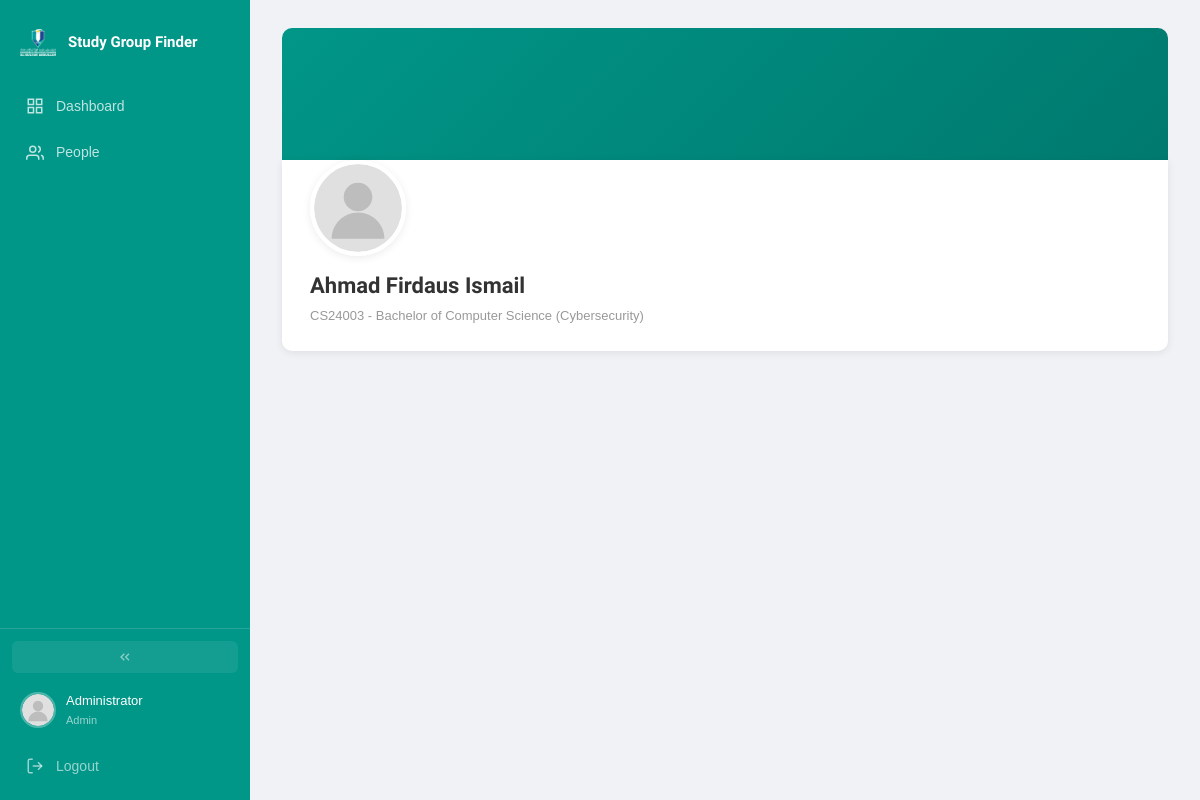
Before: /php/profile/view.php?id=8 (signed in) with the older database file.
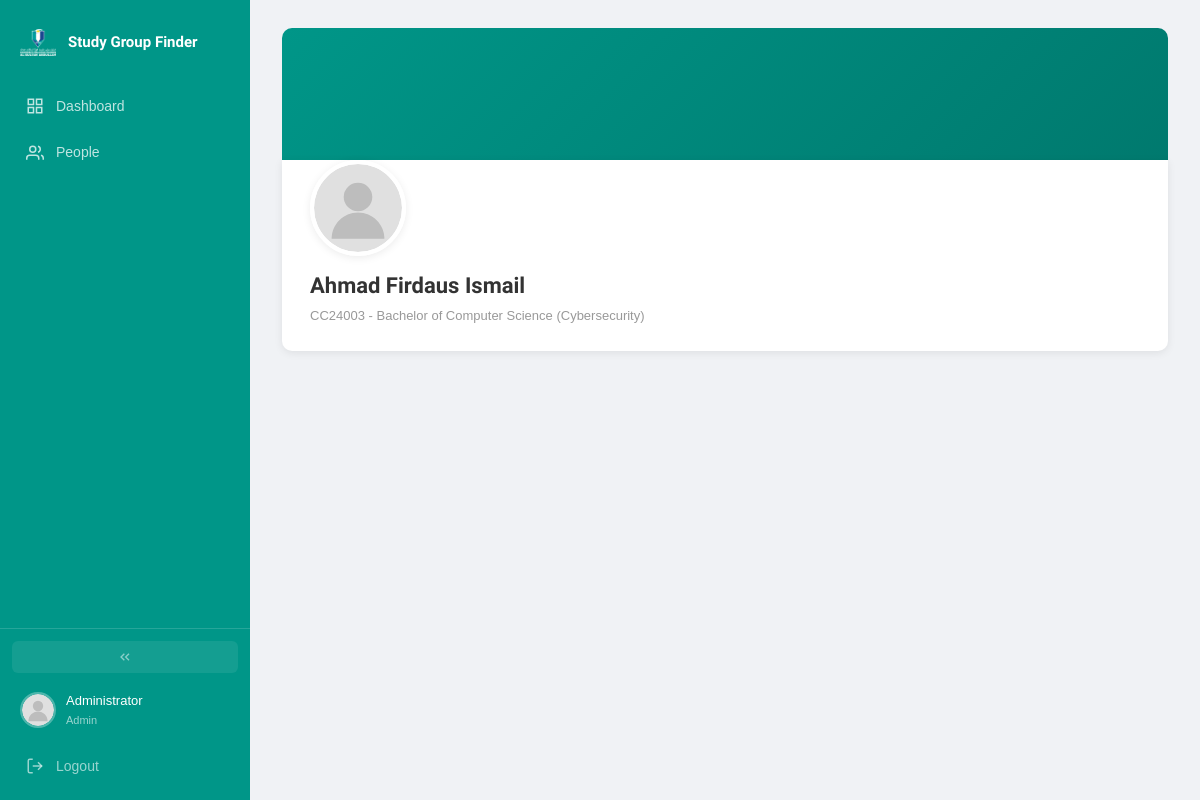
After: the same page with the newer database file.
### tables this page shows
CREATE TABLE IF NOT EXISTS users (
    id INT AUTO_INCREMENT PRIMARY KEY,
    matric_id VARCHAR(20) UNIQUE NOT NULL,
    full_name VARCHAR(100) NOT NULL,
    password VARCHAR(255) NOT NULL,
    role ENUM('Student','Admin') DEFAULT 'Student',
    approved TINYINT(1) NOT NULL DEFAULT 1,
    program VARCHAR(100),
    bio TEXT,
    avatar VARCHAR(255),
    banner VARCHAR(255),
    primary_color VARCHAR(7) DEFAULT '#009688',
    secondary_color VARCHAR(7) DEFAULT '#ffffff',
    text_color VARCHAR(7) DEFAULT '#333333',
    font_choice VARCHAR(30) DEFAULT 'Satoshi',
    card_style VARCHAR(20) DEFAULT 'plain',
    bg_type VARCHAR(20) DEFAULT 'default',
    bg_color VARCHAR(7) DEFAULT '#f0f2f5',
    bg_image VARCHAR(255),
    last_active DATETIME,
    banned_until DATETIME,
    ban_reason TEXT,
    muted_until DATETIME,
    created_at TIMESTAMP DEFAULT CURRENT_TIMESTAMP
);

### php/core/auth.php (called while the page is built, shortened)
<?php
function base_url(): string {
    $script = $_SERVER['SCRIPT_NAME'] ?? '';
    $pos = strrpos($script, '/php/');
    if ($pos !== false) {
        return substr($script, 0, $pos);
    }
    return '';
}
function e(?string $val): string {
    return htmlspecialchars($val ?? '', ENT_QUOTES, 'UTF-8');
}
function avatar_url(?string $avatar): string {
    return base_url() . '/css/default_avatar.svg';
}
function banner_url(?string $banner): string {
    return '';
}

### php/profile/view.php (the view, shortened to what this page needs)
<?php
require_once __DIR__ . '/../core/auth.php';
require_once __DIR__ . '/../core/db.php';
require_once __DIR__ . '/../core/layout.php';
$pid = (int) ($_GET['id'] ?? 0);
$stmt = $pdo->prepare("SELECT * FROM users WHERE id = ? AND role = 'Student'");
$stmt->execute([$pid]);
$user = $stmt->fetch();
$banner = banner_url($user['banner']);
?>
<main class="main_content">
    <?php if ($banner): ?>
    <img src="<?= $banner ?>" alt="" class="profile_banner">
    <?php else: ?>
    <div class="profile_banner"></div>
    <?php endif; ?>
    <div class="profile_header">
        <div class="profile_avatar_wrap">
            <img src="<?= avatar_url($user['avatar']) ?>" alt="" class="profile_avatar">
        </div>
        <h1 class="profile_name"><?= e($user['full_name']) ?></h1>
        <span class="profile_matric"><?= e($user['matric_id']) ?> <?= $user['program'] ? '- ' . e($user['program']) : '' ?></span>
    </div>
</main>

Changed rows visible on the page:
changed users "Ahmad Firdaus Ismail": matric "CS24003" → "CC24003"
